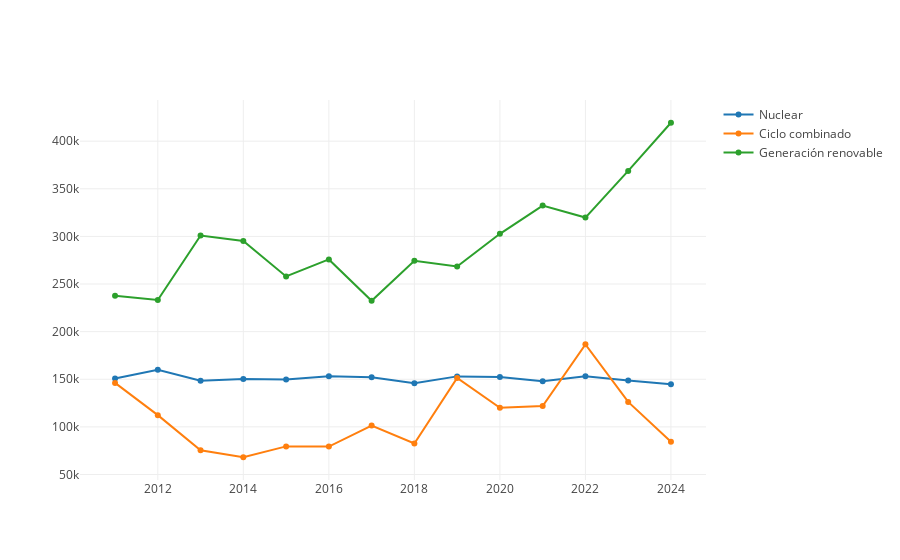

This figure's notebook cell:
### Markdown cell above
### Gráfico evolución anual distintos tipos de energia

### Code cell
def AnalisisEnergiasAnual(listaEnergias: Seq[String], dataFrameBalance: DataFrame): Unit = {
  // Agrupar y calcular la media para datos renovables
  def calcularMediaAnual(df: DataFrame, tipo: String): DataFrame = {
    df.filter(col("Tipo") === tipo)
      .filter(date_format(col("FechaCompleta"), "yyyy") =!= "2010")  
      .groupBy(date_format(col("FechaCompleta"), "yyyy").as("Año"))
      .agg(avg("Valor").as("ValorPromedio"))
      .orderBy("Año")
  }

  val valores = listaEnergias.map(tipoEnergia => calcularMediaAnual(dataFrameBalance, tipoEnergia))
  val fechas = valores.head.select("Año").as[String].collect.toSeq
  val seqValores = valores.map(valor => valor.select("ValorPromedio").as[Double].collect.toSeq)

  val traces = listaEnergias.zip(seqValores).map { case (nombre, seqValor) =>
    Scatter(fechas, seqValor, name = nombre)
  }

  val data = traces
  plot(data)
}

val EnergiasParaAnalizar = Seq("Nuclear","Ciclo combinado","Generación renovable")
AnalisisEnergiasAnual(EnergiasParaAnalizar, dataFrameBalance)

### Figure 1 — Plotly figure (JSON) as saved in the notebook; plotly's stock layout.template omitted (floating-point values rounded to 4 significant figures)
{"data": [{"name": "Nuclear", "type": "scatter", "x": ["2011", "2012", "2013", "2014", "2015", "2016", "2017", "2018", "2019", "2020", "2021", "2022", "2023", "2024"], "y": [150700.0, 160100.0, 148500.0, 150200.0, 149800.0, 153100.0, 152200.0, 145700.0, 153000.0, 152300.0, 148000.0, 153300.0, 148700.0, 144800.0]}, {"name": "Ciclo combinado", "type": "scatter", "x": ["2011", "2012", "2013", "2014", "2015", "2016", "2017", "2018", "2019", "2020", "2021", "2022", "2023", "2024"], "y": [146200.0, 112300.0, 75440.0, 68090.0, 79480.0, 79280.0, 101500.0, 82500.0, 151400.0, 120100.0, 121900.0, 186700.0, 126200.0, 84390.0]}, {"name": "Generación renovable", "type": "scatter", "x": ["2011", "2012", "2013", "2014", "2015", "2016", "2017", "2018", "2019", "2020", "2021", "2022", "2023", "2024"], "y": [237600.0, 233200.0, 301000.0, 295100.0, 257900.0, 275800.0, 232400.0, 274500.0, 268400.0, 302700.0, 332400.0, 319800.0, 368800.0, 419400.0]}], "layout": {"autosize": true, "xaxis": {"autorange": true, "range": [2010.0, 2025.0], "type": "linear"}, "yaxis": {"autorange": true, "range": [42360.0, 445100.0], "type": "linear"}}}
